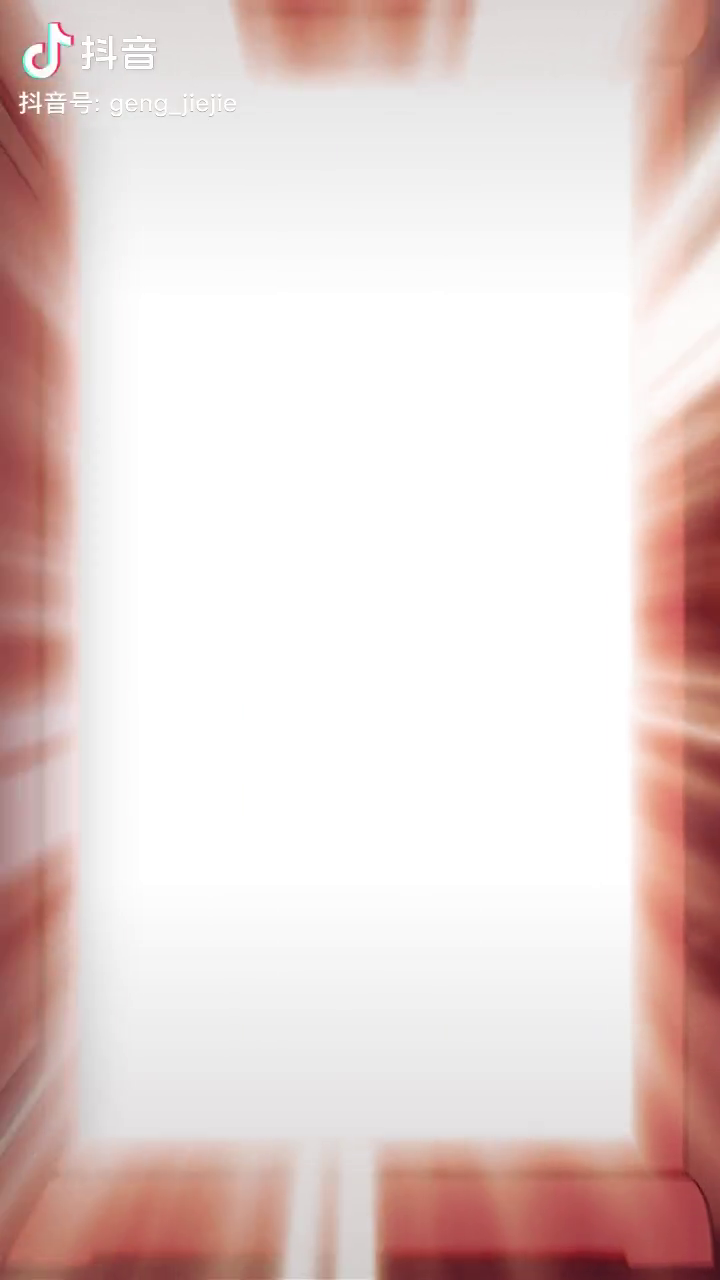
#> input picture frame 67 of video1.mp4, 720 x 1280 px
$ python demo7.py
#> lines starting #> are read from the running program, lines starting #| are printed output that depends on the picture
#> further down, frame is the input picture: shape (1280, 720, 3); mean B, G, R 208.7, 211.5, 229.7
# -*- coding: utf-8 -*-
# @File     : demo7.py
# @Author   : Leonard
# @Email    : leoleechn@hotmail.com
# @Software : PyCharm

# 说明： 视频检测

# 导入第三方模块
import cv2 as cv


# 人脸检测函数
def detect(value):
    # 灰度转换
    imgGray = cv.cvtColor(value, cv.COLOR_BGR2GRAY)
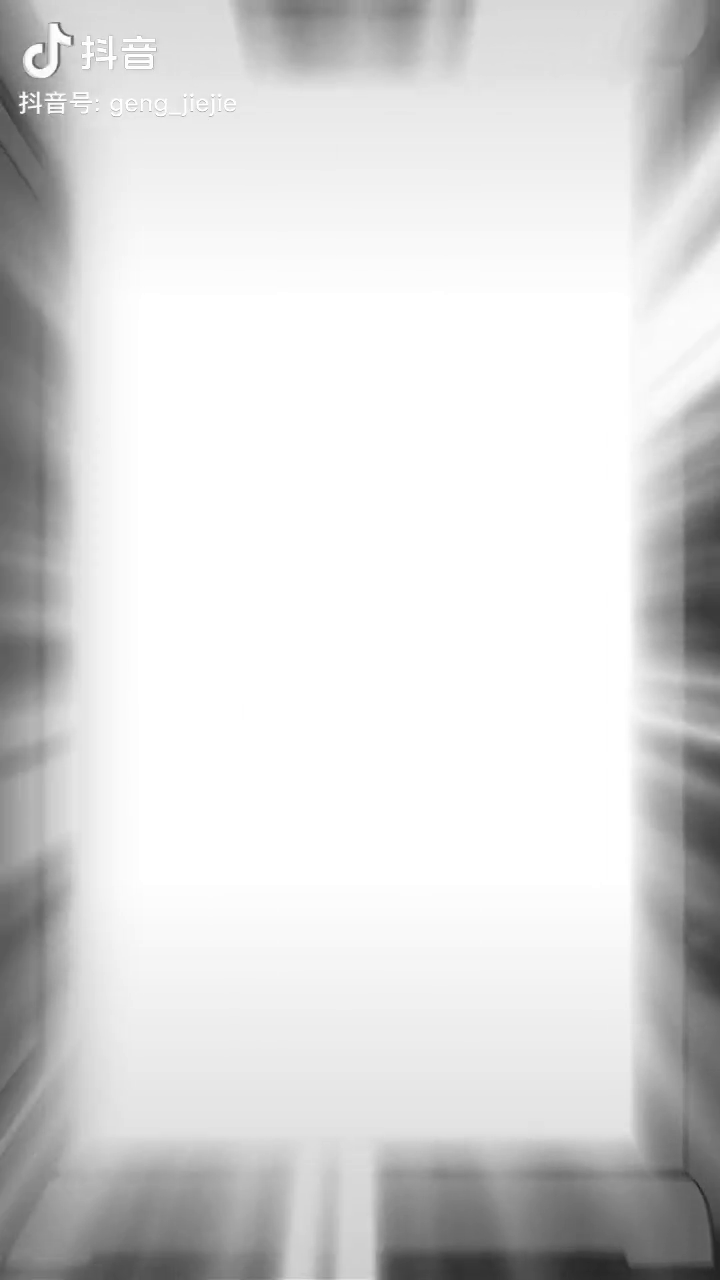
#> imgGray: shape (1280, 720); min 32, max 255, mean 216.6
    faceDetect = cv.CascadeClassifier(
        "C:/Program Files/opencv-4.x/data/haarcascades/haarcascade_frontalface_default.xml")
    face = faceDetect.detectMultiScale(imgGray, 1.01, 5, 0, (10, 10), (100, 100))
#> face = ()
    for x, y, p, q in face:
        # 绘制矩形
        cv.rectangle(value, (x, y, x + p, y + q), color=(0, 0, 255), thickness=1)
#> this loop made 0 passes
    # 内容展示
    cv.imshow("Result", value)


# 读取摄像头
# videoRead = cv.VideoCapture(0 + cv.CAP_DSHOW)

# 视频导入
videoRead = cv.VideoCapture("video1.mp4")

# 退出
while True:
    flag, frame = videoRead.read()
    if not flag:
        break
    # 执行函数
    detect(frame)
    # 退出
    if ord('q') == cv.waitKey(0):
#> (key q is pressed here)
        break

# 释放内存
cv.destroyAllWindows()

# 释放摄像头
# videoRead.release()
